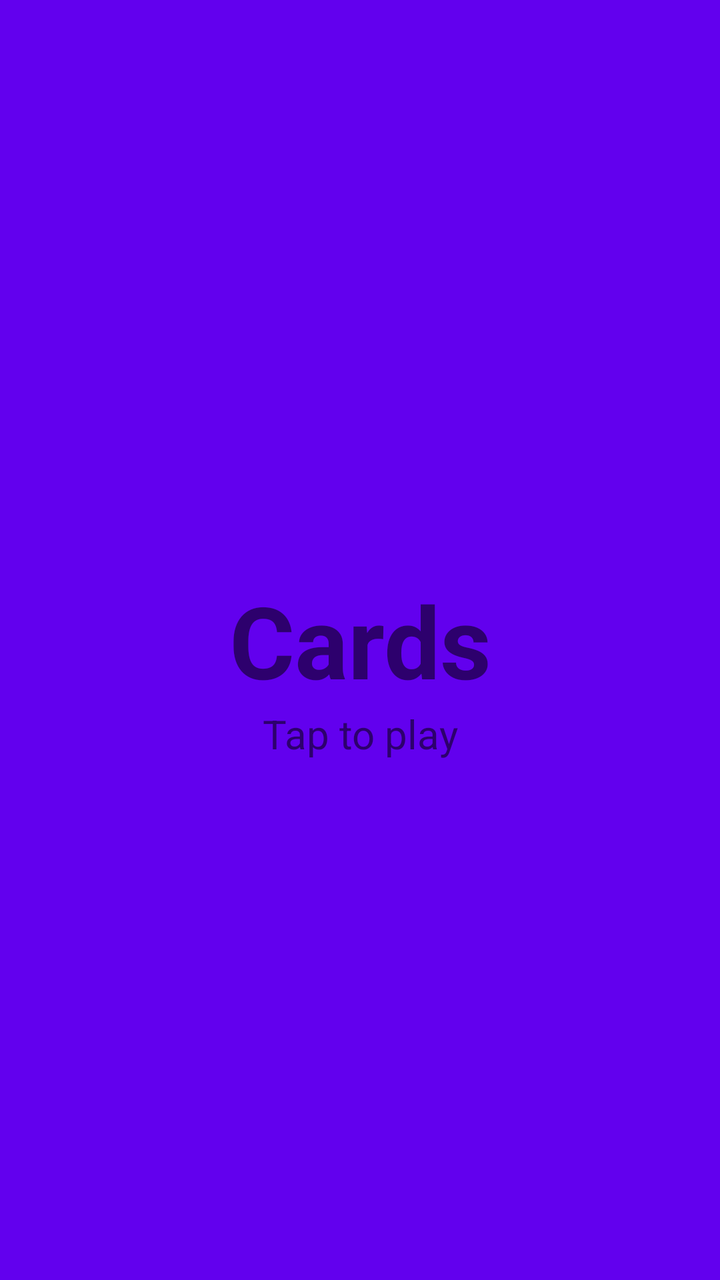
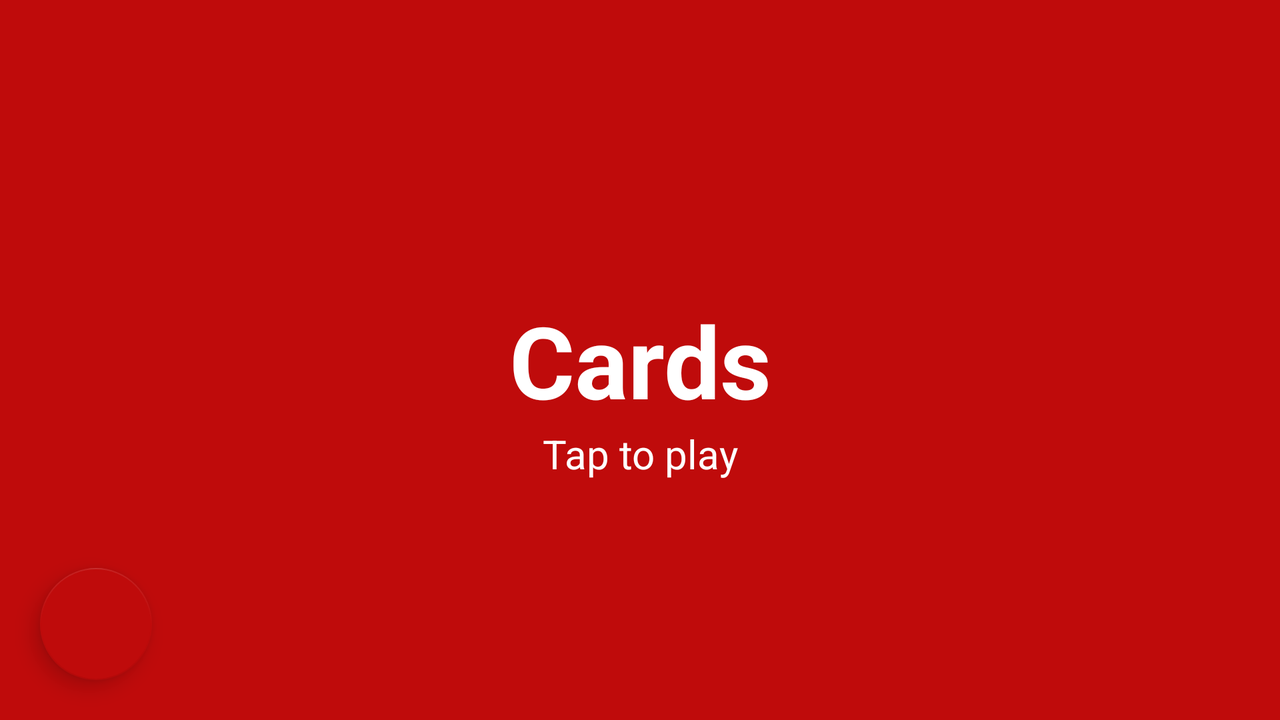

One screen, two layout resources from the same app: the default and the repository's alternative for another configuration. Each is rendered where Android would select it; the XML of both is given below.
<!-- AndroidManifest.xml: application theme Theme.Cards -->
<!-- res/layout/fragment_title.xml -->
<?xml version="1.0" encoding="utf-8"?>
<layout>
    <RelativeLayout
        xmlns:android="http://schemas.android.com/apk/res/android"
        android:layout_width="match_parent"
        android:layout_height="match_parent"
        android:background="@color/purple_500">

        <TextView
            android:id="@+id/cards_title_text_view"
            android:layout_width="match_parent"
            android:layout_height="wrap_content"
            android:textSize="50sp"
            android:textStyle="bold"
            android:textAlignment="center"
            android:layout_centerInParent="true"
            android:text="@string/app_name">
        </TextView>

        <TextView
            android:id="@+id/cards_subtitle_text_view"
            android:layout_width="match_parent"
            android:layout_height="wrap_content"
            android:layout_below="@id/cards_title_text_view"
            android:textSize="20sp"
            android:textAlignment="center"
            android:text="@string/subtitle_text">
        </TextView>

    </RelativeLayout>
</layout>
<!-- resources referenced by this layout -->
<resources>
  <color name="purple_500">#FF6200EE</color>
  <string name="app_name">Cards</string>
  <string name="subtitle_text">Tap to play</string>
  <style name="Theme.Cards" parent="Theme.MaterialComponents.DayNight.DarkActionBar">
          
          <item name="colorPrimary">@color/app</item>
          <item name="colorPrimaryVariant">@color/init_app</item>
          <item name="colorOnPrimary">@color/white</item>
          
          <item name="colorSecondary">@color/teal_200</item>
          <item name="colorSecondaryVariant">@color/teal_700</item>
          <item name="colorOnSecondary">@color/black</item>
          
          <item name="android:statusBarColor" tools:targetApi="l">?attr/colorPrimaryVariant</item>
          
      </style>
  <color name="app">#EB1717</color>
  <color name="init_app">#BF0B0B</color>
  <color name="white">#FFFFFFFF</color>
  <color name="teal_200">#FF03DAC5</color>
  <color name="teal_700">#FF018786</color>
  <color name="black">#FF000000</color>
</resources>
<!-- res/layout-land/fragment_title.xml (the repository's variant of the layout above) -->
<!-- drawn on the phone turned sideways -->
<?xml version="1.0" encoding="utf-8"?>
<layout>
    <RelativeLayout
        xmlns:android="http://schemas.android.com/apk/res/android"
        xmlns:app="http://schemas.android.com/apk/res-auto"
        android:layout_width="match_parent"
        android:layout_height="match_parent"
        android:background="@color/init_app">

        <TextView
            android:id="@+id/cards_title_text_view"
            android:layout_width="match_parent"
            android:layout_height="wrap_content"
            android:textSize="50sp"
            android:textStyle="bold"
            android:textAlignment="center"
            android:layout_centerInParent="true"
            android:textColor="@color/white"
            android:text="@string/app_name">
        </TextView>

        <TextView
            android:id="@+id/cards_subtitle_text_view"
            android:layout_width="match_parent"
            android:layout_height="wrap_content"
            android:layout_below="@id/cards_title_text_view"
            android:textSize="20sp"
            android:textAlignment="center"
            android:textColor="@color/white"
            android:text="@string/subtitle_text">
        </TextView>

        <com.google.android.material.floatingactionbutton.FloatingActionButton
            android:id="@+id/tutorial_fab"
            style="@style/Widget.Design.FloatingActionButton"
            android:layout_width="wrap_content"
            android:layout_height="wrap_content"
            android:layout_alignParentBottom="true"
            android:layout_marginStart="20dp"
            android:layout_marginBottom="20dp"
            android:src="@drawable/ic_baseline_contact_support_24"
            app:backgroundTint="@color/init_app"
            app:tint="@color/white"
            android:contentDescription="@string/new_card_fab_description" />

    </RelativeLayout>
</layout>
<!-- resources referenced by the variant -->
<!-- as the phone turned sideways resolves them -->
<resources>
  <color name="init_app">#BF0B0B</color>
  <color name="white">#FFFFFFFF</color>
  <string name="app_name">Cards</string>
  <string name="new_card_fab_description">Description</string>
  <string name="subtitle_text">Tap to play</string>
  <style name="Theme.Cards" parent="Theme.MaterialComponents.DayNight.DarkActionBar">
          
          <item name="colorPrimary">@color/app</item>
          <item name="colorPrimaryVariant">@color/init_app</item>
          <item name="colorOnPrimary">@color/white</item>
          
          <item name="colorSecondary">@color/teal_200</item>
          <item name="colorSecondaryVariant">@color/teal_700</item>
          <item name="colorOnSecondary">@color/black</item>
          
          <item name="android:statusBarColor" tools:targetApi="l">?attr/colorPrimaryVariant</item>
          
      </style>
  <color name="app">#EB1717</color>
  <color name="teal_200">#FF03DAC5</color>
  <color name="teal_700">#FF018786</color>
  <color name="black">#FF000000</color>
</resources>
